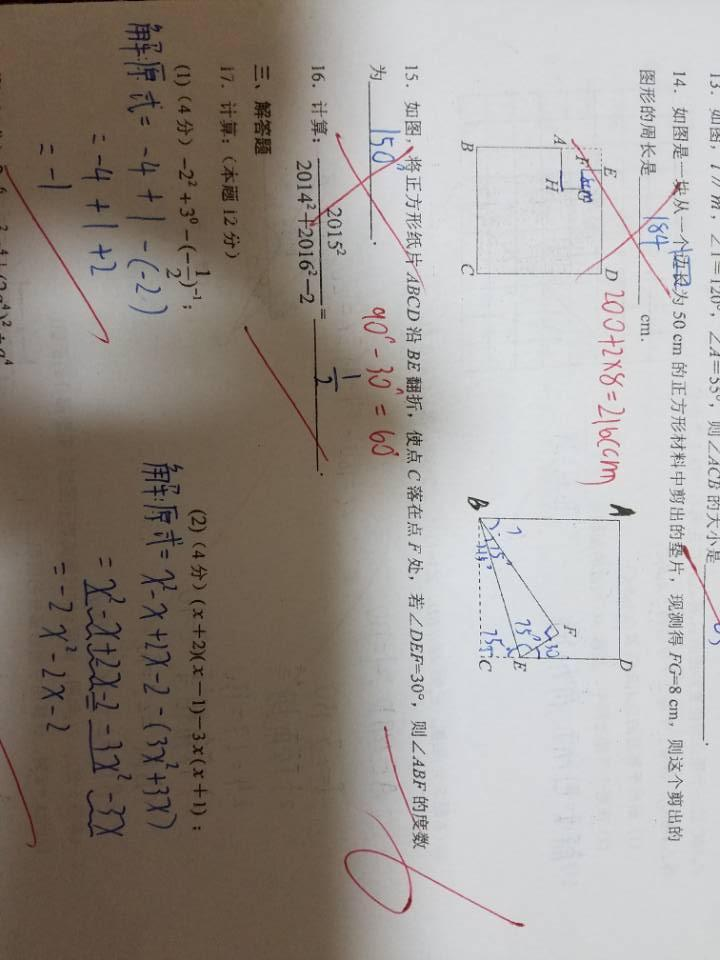
#> input picture opencv_samples/preprocessing/remove_shadows/VUwzK.jpg, 720 x 960 px
$ python remove_shadow_im.py VUwzK.jpg   (older library calls are emulated)
#> lines starting #> are read from the running program, lines starting #| are printed output that depends on the picture
'''
This code is based on a simple algorithm for cleaning up scan images
visit https://stackoverflow.com/questions/44047819/increase-image-brightness-without-overflow/44054699#44054699
for more detail.
'''

import cv2, sys
import numpy as np

def remove_shadow_img(img):
	# img = cv2.imread('shadows.png', -1)

	rgb_planes = cv2.split(img)

	result_planes = []
	result_norm_planes = []
	for plane in rgb_planes:
	    dilated_img = cv2.dilate(plane, np.ones((7,7), np.uint8))
	    bg_img = cv2.medianBlur(dilated_img, 21)
	    diff_img = 255 - cv2.absdiff(plane, bg_img)
	    norm_img = cv2.normalize(diff_img, alpha=0, beta=255, norm_type=cv2.NORM_MINMAX, dtype=cv2.CV_8UC1)
	    # result_planes.append(diff_img)
	    result_norm_planes.append(norm_img)

	# result = cv2.merge(result_planes)
	result_norm = cv2.merge(result_norm_planes)
	return result_norm


if __name__ == '__main__':
	img = cv2.imread(sys.argv[1], -1)
#> img is the input picture: shape (960, 720, 3); mean B, G, R 145.6, 151.3, 158.2
#> the loop in remove_shadow_img, `for plane in rgb_planes:` made 1 pass
#> pass 1, in remove_shadow_img, `dilated_img = cv2.dilate(plane, np.ones((7,7), np.uint8))`:
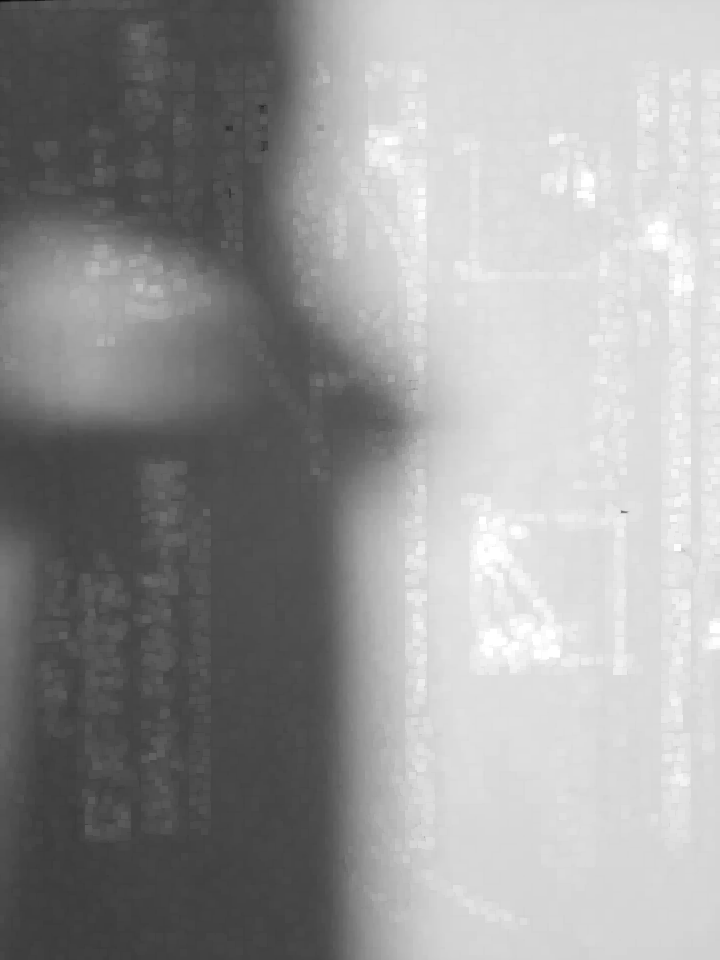
#> dilated_img: shape (960, 720); min 8, max 255, mean 154.1
#> pass 1, in remove_shadow_img, `diff_img = 255 - cv2.absdiff(plane, bg_img)`:
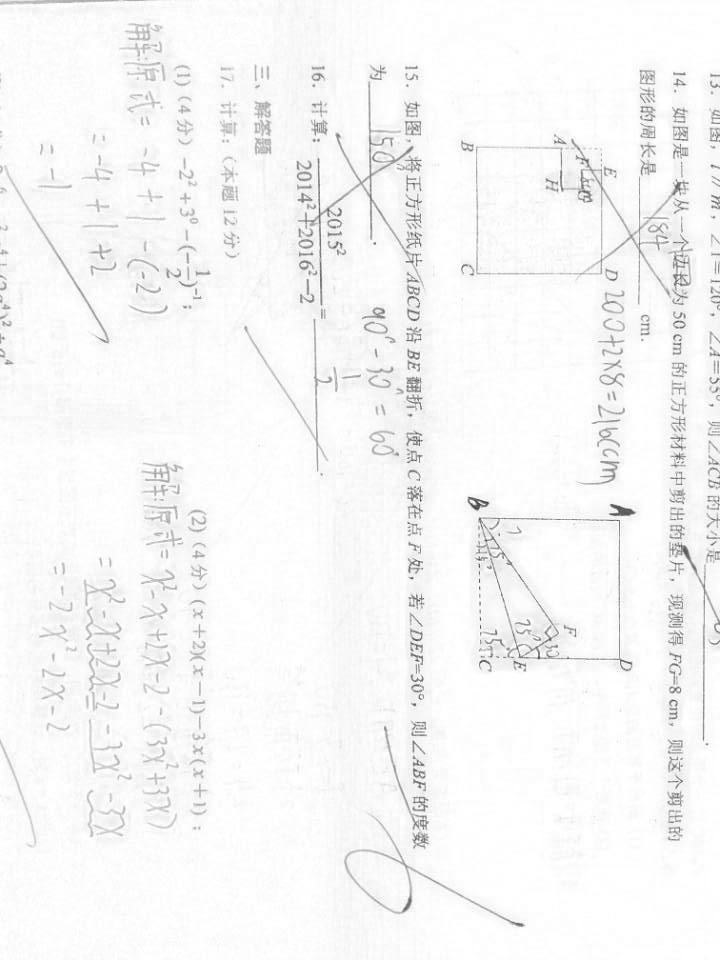
#> diff_img: shape (960, 720); min 61, max 255, mean 246.7
#> after the loop in remove_shadow_img, `for plane in rgb_planes:`: result_norm_planes = []
#> (the run stopped early here; a loop or call above may not have finished)
